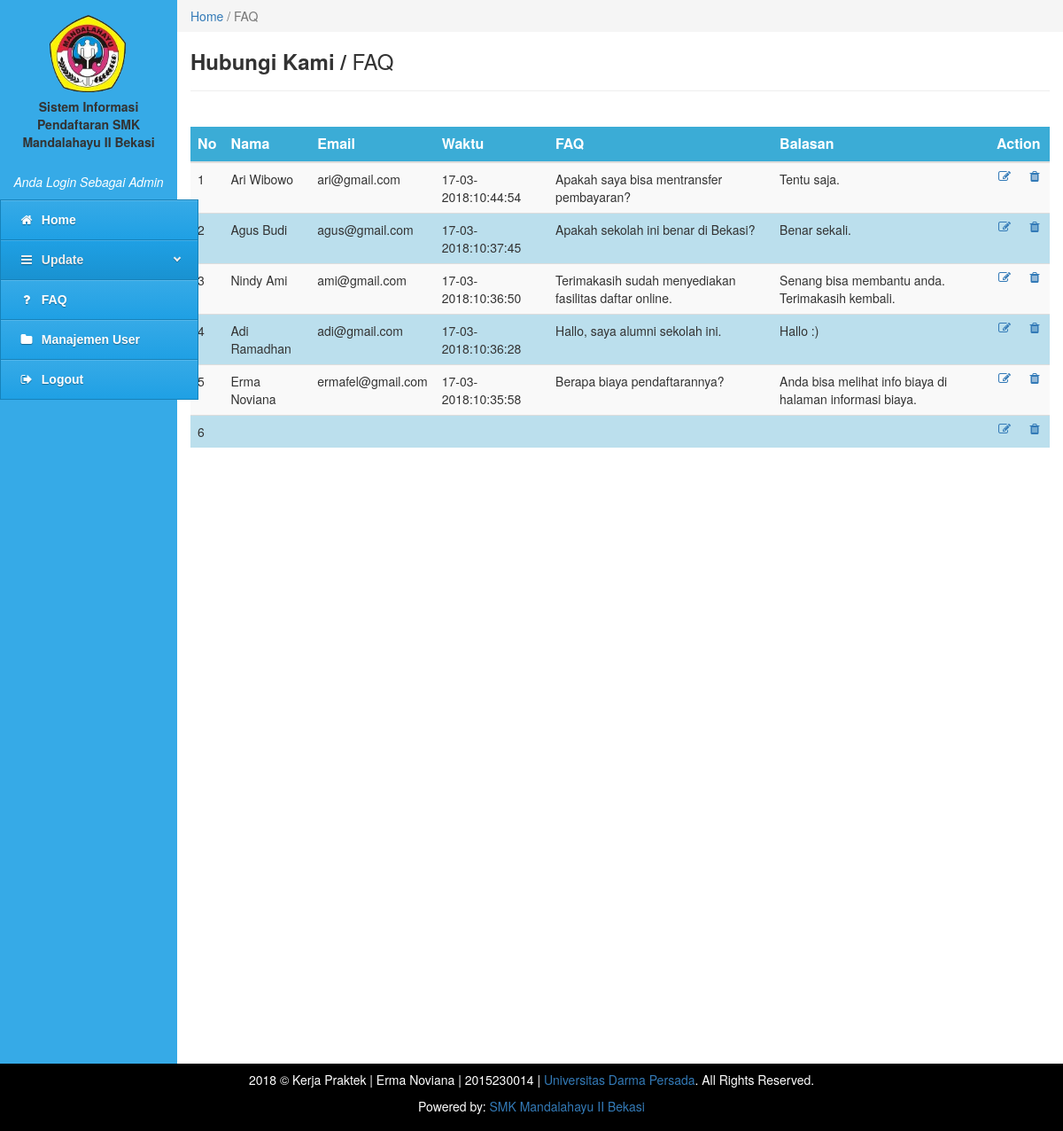
/admin/admin.php?content=faq (signed in), run on the app's committed database.
### tables this page shows
CREATE TABLE `tbl_faq` (
  `id_faq` int(10) NOT NULL,
  `nama` varchar(30) NOT NULL,
  `email` varchar(50) NOT NULL,
  `comment` varchar(500) NOT NULL,
  `balasan` varchar(500) NOT NULL,
  `tanggal` varchar(20) NOT NULL
);

### admin/faq.php (the view, shortened to what this page needs)
<div class="col-md-10" style="padding:0px">
  <ol class="breadcrumb" style="margin:0;border-radius:0;">
    <li class="active"><a href="admin.php?content=home-admin">Home</a> / FAQ</li>
  </ol>
</div>
<div class="col-md-10" style="min-height:500px">
  <h3><b>Hubungi Kami /</b> FAQ</h3>
  <hr>
  <br>
    <form class="form-horizontal" method="POST">
      <table class="table table-striped">
        <thead>
          <tr>
            <th>No</th>
            <th>Nama</th>
            <th>Email</th>
            <th>Waktu</th>
            <th>FAQ</th>
            <th>Balasan</th>
            <th colspan="2">Action</th>
          </tr>
        </thead>
        <tbody>
          <?php
            include '../config/koneksi.php';
            $query = mysqli_query($konek, "SELECT * FROM tbl_faq ORDER BY tanggal DESC")or die(mysqli_error());
                    if(mysqli_num_rows($query) == 0){
                      echo '<tr><td colspan="7" align="center"><i>Belum ada pertanyaan / komentar!<i></td></tr>';
                    }
                      else
                    {
                      $no = 1;
                      while($data = mysqli_fetch_array($query)){
                        echo '<tr>';
                        echo '<td>'.$no.'</td>';
                        echo '<td>'.$data['nama'].'</td>';
                        echo '<td>'.$data['email'].'</td>';
                        echo '<td>'.$data['tanggal'].'</td>';
                        echo '<td>'.$data['comment'].'</td>';
                        echo '<td>'.$data['balasan'].'</td>';
                        echo '<td  width="20"><a data-toggle="tooltip" data-placement="left" title="Edit" href=admin.php?content=edit-faq&&id_faq='.$data['id_faq'].'><i class="fa fa-edit fa-fw"></i></a></td>';
                        echo '<td  width="20"><a data-toggle="tooltip" data-placement="left" title="Delete" href=../config/delete-faq.php?id_faq='.$data['id_faq'].'><i class="fa fa-trash fa-fw"></i></a></td>';
                        echo '</tr>';
                        $no++;
                      }
                    }
                ?>
        </tbody>
      </table>
    </form>
  </div>

### admin/faq.php (style rules this page uses)
table { border-collapse: collapse; width: 100%; }
th, td { text-align: left; padding: 8px; }
tr:nth-child(even) { background-color: #bbdfed; }
th { background-color: #3bacd6; color: white; }
td { font-size: 14px; }

### data on the page
tbl_faq: nama "Ari Wibowo", email "ari@gmail.com", tanggal "17-03-2018:10:44:54", comment "Apakah saya bisa mentransfer pembayaran?", balasan "Tentu saja."
tbl_faq: nama "Agus Budi", email "agus@gmail.com", tanggal "17-03-2018:10:37:45", comment "Apakah sekolah ini benar di Bekasi?", balasan "Benar sekali."
tbl_faq: nama "Nindy Ami", email "ami@gmail.com", tanggal "17-03-2018:10:36:50", comment "Terimakasih sudah menyediakan fasilitas daftar online.", balasan "Senang bisa membantu anda. Terimakasih kembali."
tbl_faq: nama "Adi Ramadhan", email "adi@gmail.com", tanggal "17-03-2018:10:36:28", comment "Hallo, saya alumni sekolah ini.", balasan "Hallo :)"
tbl_faq: nama "Erma Noviana", email "ermafel@gmail.com", tanggal "17-03-2018:10:35:58", comment "Berapa biaya pendaftarannya?", balasan "Anda bisa melihat info biaya di halaman informasi biaya."
